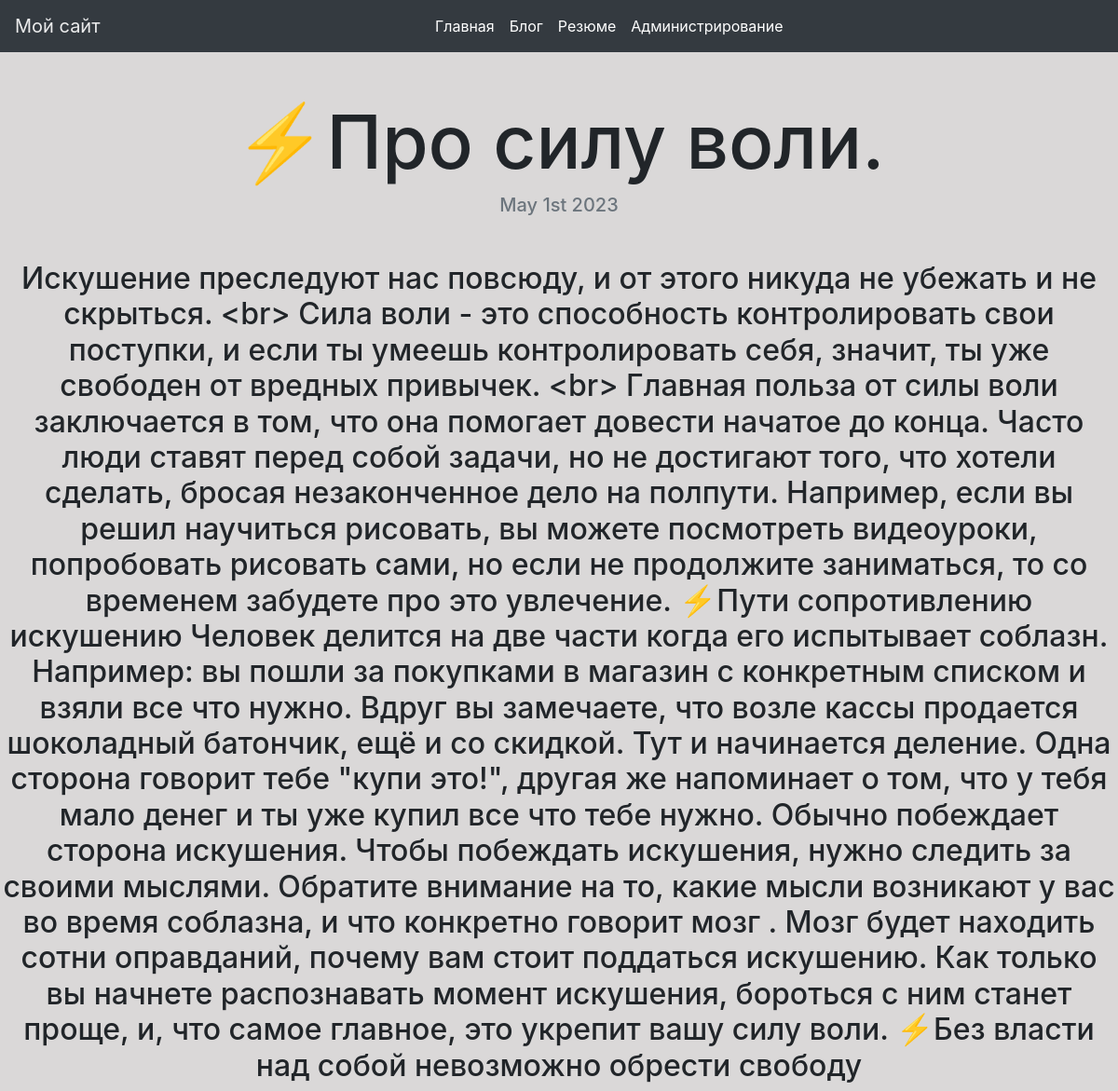
Page /blog/1/ on the committed database.
### blog/models.py (models this page shows, shortened)
class Blog(models.Model):
    title = models.CharField(max_length=200)
    discription = models.TextField()
    date = models.DateField()

### blog/views.py (the view)
# urls.py: path('<int:blog_id>/', views.detail, name='detail'),
def detail(request, blog_id):
    blog = get_object_or_404(Blog, id=blog_id)
    return render(request, 'blog/detail.html', {'blog': blog})

### blog/templates/blog/detail.html
{% extends "blog/base.html" %}
{% load static %}
{% block content %}
<h1 class="text-center mt-5" id="blogdetailtitle">{{ blog.title }}</h1>
<h5 class="text-center text-muted mb-5">{{ blog.date|date:'F jS Y' }}</h5>
<h2 class="text-center">{{ blog.discription}}</h2>
{% endblock %}

### blog/static/blog/custom.css (style rules this page uses)
body { background-color: #dad8d8; }
@media (min-width: 992px) { #blogdetailtitle { font-size: 5rem; } }

### rows in the picture
Blog: title "⚡️Про силу воли.", date "May 1st 2023", discription "Искушение преследуют нас повсюду, и от этого никуда не убежать и не скрыться. <br> Сила воли - это способность контролировать свои поступки, и если ты умеешь контролировать себя, значит, ты уже свободен от вредных привычек. <br> Главная польза от силы воли заключается в том, что она помогает довести начатое до конца. Часто люди ставят перед собой задачи, но не достигают того, что хотели сделать, бросая незаконченное дело на полпути. Например, если вы решил научиться рисовать, вы можете посмотреть видеоуроки, попробовать рисовать сами, но если не продолжите заниматься, то со временем забудете про это увлечение. ⚡️Пути сопротивлению искушению Человек делится на две части когда его испытывает…"
